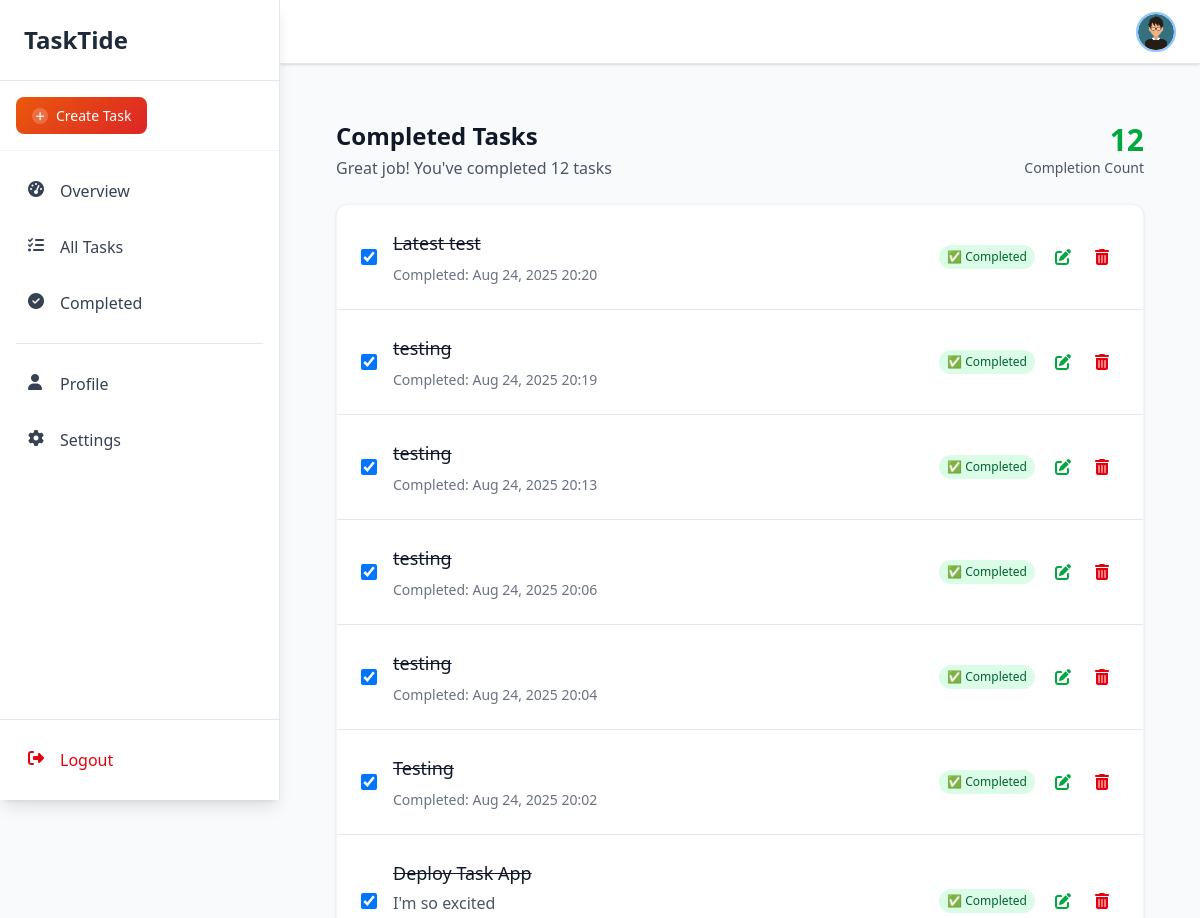
The app's page /dashboard/completed/ (signed in, upper part), older data.
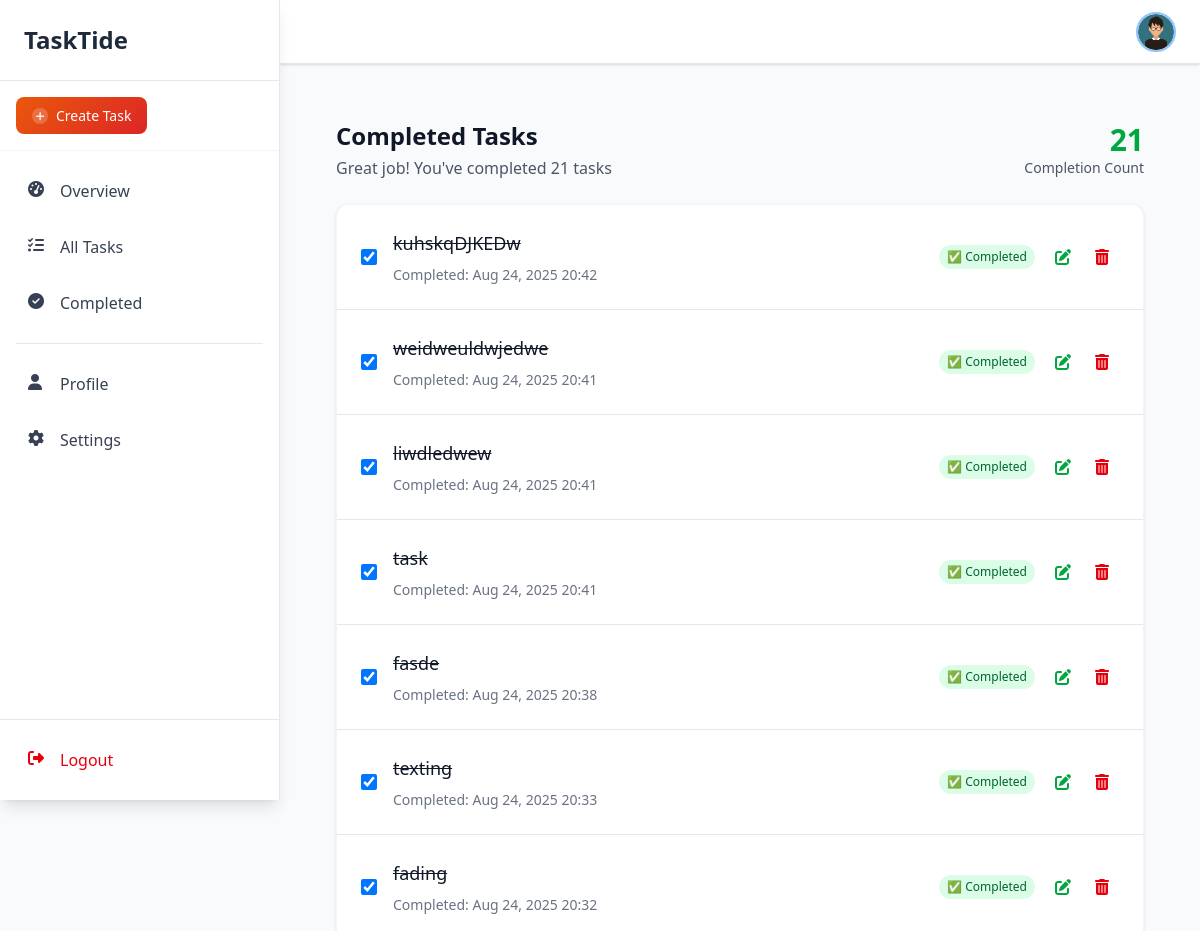
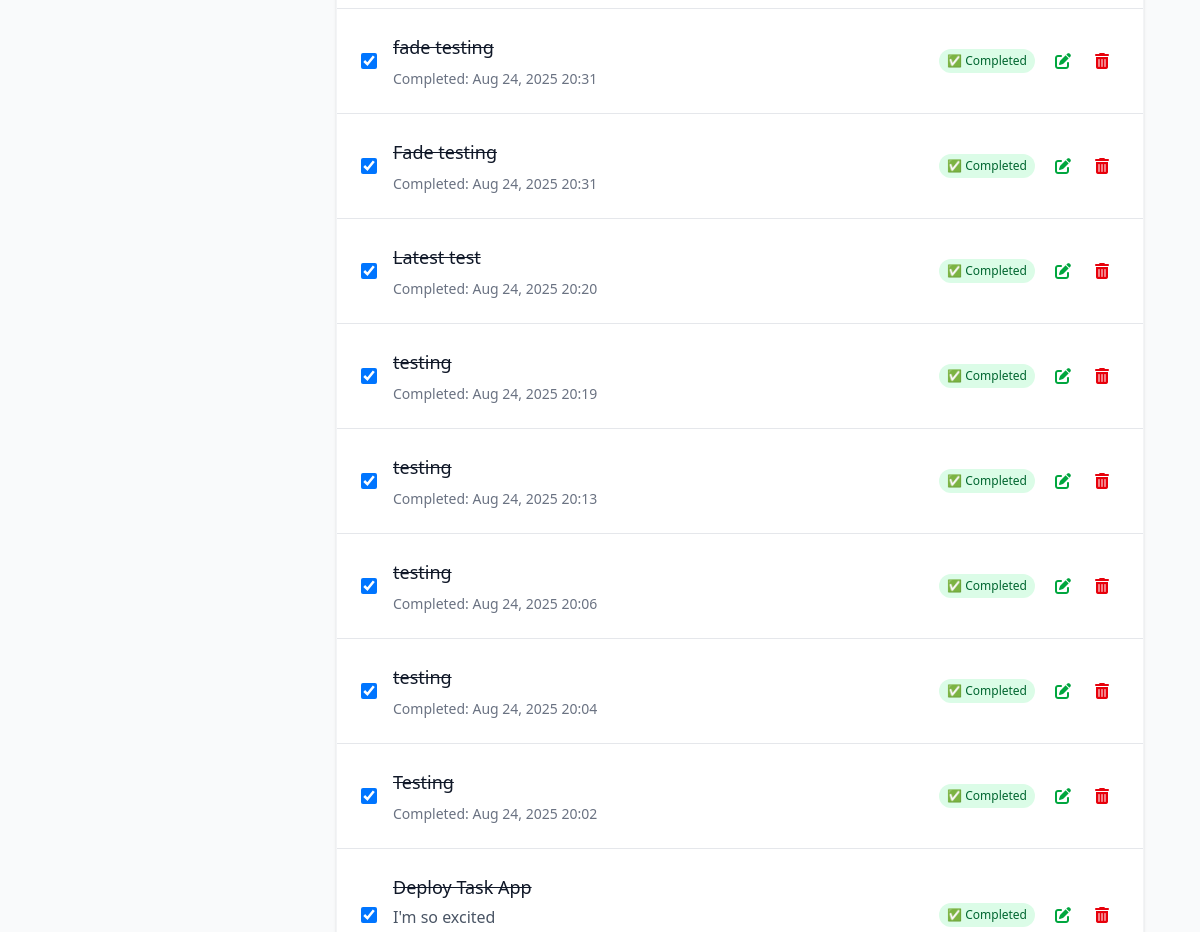
The same page, newer data (2 pictures, top to bottom).
### users/models.py (models this page shows, shortened)
class Profile(models.Model):
    user = models.OneToOneField(User, on_delete=models.CASCADE)
    gender = models.CharField(
    max_length=10,
    choices=[
        ("male", "Male"),
        ("female", "Female"),
    ]
)
    bio = models.TextField(blank=True, null=True)
    profile_image = models.ImageField(
    upload_to='profile_pics/',
    default='profile_pics/male-avatar.png'
)
    banner_image = models.ImageField(upload_to='banner_pics/', default='default.jpg')
    phone_number = models.CharField(max_length=20, blank=True, null=True)
    location = models.CharField(max_length=100, blank=True, null=True)
    date_of_birth = models.DateField(blank=True, null=True)
    created_at = models.DateTimeField(auto_now_add=True)
    updated_at = models.DateTimeField(auto_now=True)

### tasks/models.py (models this page shows, shortened)
class Task(models.Model):
    PRIORITY_CHOICES = [
        ("low", "Low"),
        ("medium", "Medium"),
        ("high", "High"),
        ("urgent", "Urgent"),
    ]
    user = models.ForeignKey(User, on_delete=models.CASCADE, related_name="tasks")
    title = models.CharField(max_length=300)
    description = models.TextField(blank=True, null=True)
    completed = models.BooleanField(default=False)
    priority = models.CharField(
        max_length=10,
        choices=PRIORITY_CHOICES,
        default="medium"
    )
    due_date = models.DateTimeField(blank=True, null=True)
    created_at = models.DateTimeField(auto_now_add=True)
    updated_at = models.DateTimeField(auto_now=True)

### tasks/views.py (the view)
# urls.py: path('dashboard/completed/', CompleteTaskListView.as_view(), name='completed_tasks'),
class CompleteTaskListView(LoginRequiredMixin, ListView):
    model = Task
    template_name = 'core/dashboard/completed_task.html'
    context_object_name = 'tasks'
    def get_queryset(self):
        return Task.objects.filter(user=self.request.user, completed=True).order_by('-created_at')

### core/templates/core/dashboard/completed_task.html
{% extends "core/dashboard_layout.html" %}
{% load static %}
{% block content %}
<div id="completed-tasks-page"
  class="mx-auto px-4 sm:px-6 lg:px-8 py-8 page-content">
  <div class="fade-in">
    <div class="flex justify-between items-center mb-6">
      <div>
        <h2 class="text-2xl font-bold text-gray-900">Completed Tasks</h2>
        <p class="text-gray-600 mt-1">
          Great job! You've completed {{ tasks.count }} tasks
        </p>
      </div>
      <div class="text-right">
        <div class="text-3xl font-bold text-green-600">
          {{ tasks.count }}
        </div>
        <div class="text-sm text-gray-600">Completion Count</div>
      </div>
    </div>
    <div class="bg-white rounded-xl shadow-sm border border-gray-100 overflow-hidden">
      <div class="divide-y divide-gray-200">
        {% for task in tasks %}
        <div
        class="task-card p-6 hover:bg-gray-50 transition-all duration-200">
          <div class="flex items-center justify-between">
            <a
        href="{% url 'single_task' task.id %}"
            class="flex items-center space-x-4">
              <input type="checkbox" checked
                class="h-4 w-4 text-green-600 focus:ring-green-500 border-gray-300 rounded" />
              <div class="flex-1">
                <h3 class="text-lg font-medium text-gray-900 line-through">
                  {{ task.title }}
                </h3>
                {% if task.description %}
                <p class="text-gray-600 mt-1">{{ task.description }}</p>
                {% endif %}
                <div class="flex items-center space-x-4 mt-2 text-sm text-gray-500">
                  <span>Completed: {{ task.updated_at|date:"M d, Y H:i" }}</span>
                </div>
              </div>
            </a>
            <div class="flex items-center space-x-3">
              <span class="bg-green-100 text-green-800 px-2 py-1 rounded-full text-xs font-medium">
                ✅ Completed
              </span>
              <div class="flex items-center space-x-2">
                <a href="{% url 'update_task' task.pk %}"
                  class="text-green-600 hover:text-green-700 p-2 rounded-lg hover:bg-green-50 transition-colors">
                  <i class="fas fa-edit w-4 h-4"></i>
                </a>
                <a href="{% url 'delete_task' task.pk %}"
                  class="text-red-600 hover:text-red-700 p-2 rounded-lg hover:bg-red-50 transition-colors">
                  <i class="fas fa-trash-alt w-4 h-4"></i>
                </a>
              </div>
            </div>
          </div>
        </div>
        {% empty %}
        <p class="p-6 text-gray-500">No completed tasks yet 🎉</p>
        {% endfor %}
      </div>
    </div>
  </div>
</div>
{% endblock %}

### core/templates/core/dashboard_layout.html (shortened to what this page needs)
{% load static %}
<!DOCTYPE html>
<html>
  <head>
    <link
      rel="stylesheet"
      href="https://cdnjs.cloudflare.com/ajax/libs/font-awesome/6.4.0/css/all.min.css"
    />
    <link href="{% static 'css/main.css' %}" rel="stylesheet" />
  </head>
  <body class="bg-gray-50">
    <aside class="sidebar bg-white shadow-lg border-r border-gray-200">
      <div class="flex flex-col h-full">
        <div class="p-6 border-b border-gray-200">
          <h2 class="font-bold text-2xl text-gray-800">TaskTide</h2>
        </div>
        <div class="p-4 border-b border-gray-100">
          <a href="{% url 'create_tasks' %}" class="create-task-btn">
            <span class="icon">
              <i class="fas fa-plus"></i>
            </span>
            <span>Create Task</span>
          </a>
        </div>
        <nav class="flex-1 p-4 space-y-2">
          <a
            href="{% url 'overview' %}"
            class="sidebar-item flex items-center space-x-3 p-3 text-gray-700 rounded-lg hover:bg-gray-100 transition-colors active"
          >
            <i class="fas fa-tachometer-alt w-5 h-5"></i>
            <span class="font-medium">Overview</span>
          </a>
          <a
            href="{% url 'all_tasks' %}"
            class="sidebar-item flex items-center space-x-3 p-3 rounded-lg text-gray-700 hover:bg-gray-100 transition-colors"
          >
            <i class="fas fa-tasks w-5 h-5"></i>
            <span class="font-medium">All Tasks</span>
          </a>
          <a
            href="{% url 'completed_tasks' %}"
            class="sidebar-item flex items-center space-x-3 p-3 rounded-lg text-gray-700 hover:bg-gray-100 transition-colors"
          >
            <i class="fas fa-check-circle w-5 h-5"></i>
            <span class="font-medium">Completed</span>
          </a>
          <div class="border-t border-gray-200 my-4"></div>
          <a
            href="{% url 'profile' %}"
            class="sidebar-item flex items-center space-x-3 p-3 rounded-lg text-gray-700 hover:bg-gray-100 transition-colors"
          >
            <i class="fas fa-user w-5 h-5"></i>
            <span class="font-medium">Profile</span>
          </a>
          <a
            href="{% url 'settings' %}"
            class="sidebar-item flex items-center space-x-3 p-3 rounded-lg text-gray-700 hover:bg-gray-100 transition-colors"
          >
            <i class="fas fa-cog w-5 h-5"></i>
            <span class="font-medium">Settings</span>
          </a>
        </nav>
        <div class="p-4 border-t border-gray-200">
          <form
          action="{% url 'logout' %}"
          method="POST"
          class="w-full flex cursor-pointer items-center space-x-3 p-3 rounded-lg text-red-600 hover:bg-red-50 transition-colors"
>
          <i class="fas fa-sign-out-alt w-5 h-5"></i>
          <button type="submit">Logout</button>
          </form>
        </div>
      </div>
    </aside>
    <div class="main-content">
      <header class="header bg-white shadow-sm border-b border-gray-200 px-6 flex justify-between items-center">
        <div class="flex items-center space-x-4 ml-auto">
          <a href="{% url 'profile' %}" class="w-10 h-10 rounded-full border-2 border-blue-300 overflow-hidden hover:border-blue-400 transition-colors">
            <img src="{{ user.profile.profile_image.url }}" alt="Profile" class="w-full h-full object-cover">
          </a>
        </div>
      </header>
      <main class="content-area">
        {% block content %}
        {% endblock %}
      </main>
    </div>
  </body>
</html>

### core/templates/core/dashboard_layout.html (style rules this page uses)
.fade-in { animation: fadeIn 0.5s ease-in; }
.sidebar { position: fixed; top: 0; left: 0; width: 280px; height: 100vh; overflow-y: auto; z-index: 30; }
.main-content { margin-left: 280px; min-height: 100vh; display: flex; flex-direction: column; }
.header { position: sticky; top: 0; height: 64px; z-index: 20; }
.content-area { flex: 1; overflow-y: auto; padding: 24px; }
.create-task-btn { display: inline-flex; align-items: center; gap: 8px; padding: 8px 16px; background: linear-gradient(135deg, #ea580c 0%, #dc2626 100%); color: white; border-radius: 8px; font-weight: 500; font-size: 14px; transition: all 0.3s ease; text-decoration: none; width: auto; justify-content: flex-start; }
.create-task-btn .icon { width: 16px; height: 16px; background: rgba(255, 255, 255, 0.2); border-radius: 50%; display: flex; align-items: center; justify-content: center; font-size: 10px; }

Row changes from the older to the newer data that the page shows:
added Task: title "kuhskqDJKEDw", updated_at "Aug 24, 2025 20:42"
added Task: title "weidweuldwjedwe", updated_at "Aug 24, 2025 20:41"
added Task: title "liwdledwew", updated_at "Aug 24, 2025 20:41"
added Task: title "task", updated_at "Aug 24, 2025 20:41"
added Task: title "fasde", updated_at "Aug 24, 2025 20:38"
added Task: title "texting", updated_at "Aug 24, 2025 20:33"
added Task: title "fading", updated_at "Aug 24, 2025 20:32"
added Task: title "fade testing", updated_at "Aug 24, 2025 20:31"
added Task: title "Fade testing", updated_at "Aug 24, 2025 20:31"
Text that changed along with them:
{{ tasks.count }}: "12" → "21"
